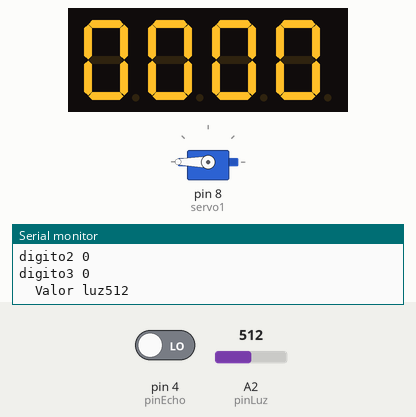
Bench run of a sketch on a simulated Arduino Uno, built with avr-gcc and run on an emulated ATmega328P. Parts: servo, 4-digit seven-segment display, the last lines printed to the serial monitor. The inputs (shaded band) are chosen by the test bench; at power-on: A2 (pinLuz) = 512, pin 4 (pinEcho) LOW.

Above: at 1.6 s.
1.7 s: A2 (pinLuz) set to 109
4.3 s: A2 (pinLuz) set to 91
At 6.6 s:
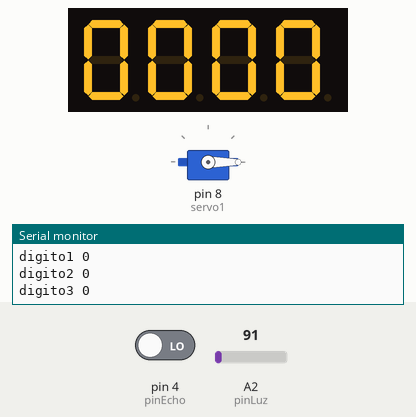
At 7.8 s:
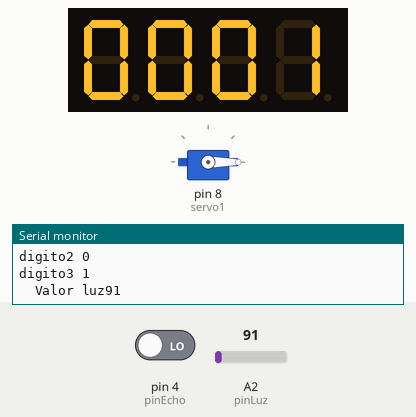
Timing chart, 0 to 9.3 s (numbered marks = the images above; inputs shaded):
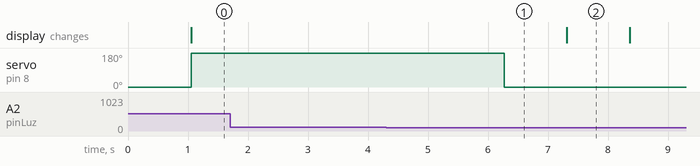

Measured:
- the behaviour switches between 100 and 99 on A2 (pinLuz) (found by bisection; images 0 and 1)
- after the input at 4.3 s, servo on pin 8 (servo1): 180° → 0° after 2.0 s

The sketch:

Actividad-2.5.ino
```cpp
#include <Servo.h>
#include <TM1637.h>

int pinClk = 3;
int pinDio = 2;

TM1637 pantalla(pinClk,pinDio);


Servo servo1;

long distancia;
long tiempoRespuesta;

int pinTrig = 5;
int pinEcho = 4;

long tiempoCalculado;

int estado = 0;
int distanciaApertura = 3;

int pinLuz = A2;
int valorMinLuz = 100;

int personas = 0;

void setup() {
  // put your setup code here, to run once:
  Serial.begin(9600);
  pinMode(pinTrig , OUTPUT); /* trig envía el pulso ultrasónico */
  pinMode(pinEcho, INPUT);
  servo1.attach(8);
  servo1.write(0);

  pantalla.init();
  pantalla.set(BRIGHT_TYPICAL);

}

void imprimir(int numero){
  int digito0 = numero/1000;
  Serial.println("digito0 "+ String(digito0));

  int digito1 = (numero - digito0*1000)/100;
  Serial.println("digito1 "+ String(digito1));

  int digito2 = (numero - (digito0*1000 + digito1*100))/10;
  Serial.println("digito2 "+ String(digito2));

  int digito3 = numero - (digito0*1000 + digito1*100 + digito2*10);
  Serial.println("digito3 "+ String(digito3));

  pantalla.display(0,digito0);
  pantalla.display(1,digito1);
  pantalla.display(2,digito2);
  pantalla.display(3,digito3);

}

int calcularDistancia(){

  digitalWrite(pinTrig,LOW); /* Por seguridad volvemos a poner el Trig
  a LOW*/
  delayMicroseconds(5);

  digitalWrite(pinTrig, HIGH); /* Emitimos el pulso ultrasónico */
  delayMicroseconds(10);

  tiempoRespuesta = pulseIn(pinEcho, HIGH); /* Medimos la longitud del
  pulso entrante Cuanto tiempo tarda la entrada en pasar de HIGH a LOW
  retorna microsegundos */
  Serial.println("Tiempo "+ String(tiempoRespuesta)+" microsegundos");

  distancia= int(0.017*tiempoRespuesta);
  Serial.println("Distancia "+ String(distancia)+"cm");

  return distancia;

}

void loop() {
  // put your main code here, to run repeatedly:

  int valorLuz = analogRead(pinLuz);
  int distancia = calcularDistancia();
  imprimir(personas);

  if(millis() - tiempoCalculado > 1000 && estado == 0 ){

    Serial.println("\tValor luz" + String(valorLuz));
    if(distancia <= distanciaApertura){
      servo1.write(180);
      tiempoCalculado = millis();
      estado = 1;
    }

    if(valorLuz < valorMinLuz){
      servo1.write(180);
      tiempoCalculado = millis();
      estado = 2;
    }
  }

  if(estado == 1 && valorLuz < valorMinLuz){
      servo1.write(0);
      tiempoCalculado = millis();
      estado = 0;
      personas++;
  }

  if(estado == 2 && distancia <= distanciaApertura){
      servo1.write(0);
      tiempoCalculado = millis();
      estado = 0;
      personas++;
  }

  if(millis() - tiempoCalculado > 5000 && (estado == 1 || estado == 2)){
      Serial.println("\tValor luz" + String(valorLuz));

    distancia = calcularDistancia();
    if(distancia > distanciaApertura){
      servo1.write(0);
      estado = 0;
      personas++;
    }
    else{
      tiempoCalculado = millis();
    }

  }


}
```
